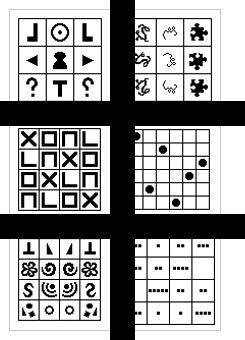
#> input picture Kohya_new_dataset/train/5_BongardStyle/BP1258_c3_left.png, 245 x 340 px, found by its file name; its folder holds only this picture in this run
$ python convertimageto256x256.py
#> lines starting #> are read from the running program, lines starting #| are printed output that depends on the picture
import os
from PIL import Image

def process_bongard_images_pure_resize(input_dir, output_dir, size=(256, 256)):
#> called with size = (256, 256)
    if not os.path.exists(output_dir):
        os.makedirs(output_dir)

    valid_extensions = ('.jpg', '.jpeg', '.png', '.webp', '.bmp')
    files = os.listdir(input_dir)
    print(f"正在直接缩放 {len(files)} 个文件至 {size}...")

    for file_name in files:
        if file_name.lower().endswith(valid_extensions):
            img_path = os.path.join(input_dir, file_name)
            save_path = os.path.join(output_dir, file_name)

            try:
                with Image.open(img_path) as img:
                    # 确保是 RGB 模式
#> img is the input picture: PIL image 245x340 RGB; min 0, max 255, mean 163.2
                    if img.mode != "RGB":
                        img = img.convert("RGB")

                    # 直接强制缩放 (忽略原图比例)
                    # 使用 Image.Resampling.LANCZOS 保证线条清晰
                    img_resized = img.resize(size, Image.Resampling.LANCZOS)
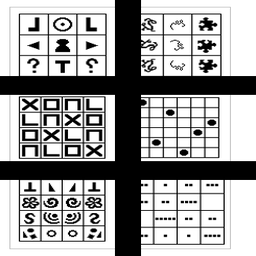
#> img_resized: PIL image 256x256 RGB; min 0, max 255, mean 161.8

                    # 保存为 PNG
                    img_resized.save(save_path, "PNG")
                    print(f"Resize完成: {file_name}")

            except Exception as e:
                print(f"处理 {file_name} 出错: {e}")

# --- 路径设置 ---
input_folder = r'C:\Users\Lenovo\OneDrive\文档\GitHub\FYP-atfer-modifcation\Kohya_new_dataset\train\5_BongardStyle'
output_folder = r'C:\Users\Lenovo\OneDrive\文档\GitHub\FYP-atfer-modifcation\256x256imgaes\6_BongardStyle'

process_bongard_images_pure_resize(input_folder, output_folder)
print("\n--- 任务结束，已完成强制缩放处理 ---")
